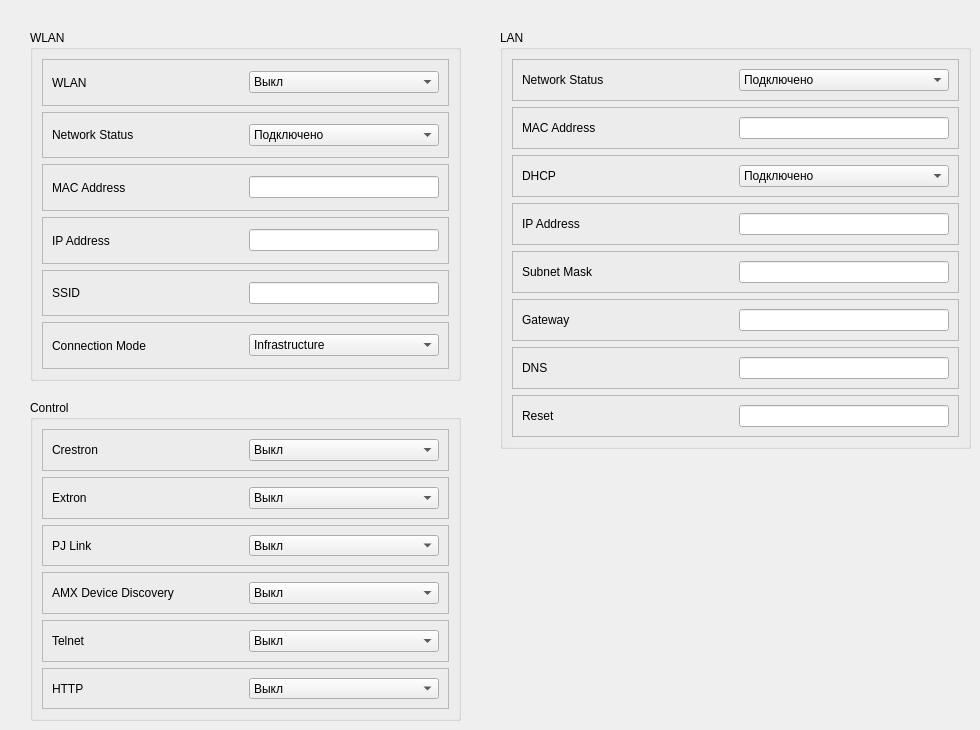
      <widget class="QWidget" name="tab_16">
       <attribute name="title">
        <string>Network</string>
       </attribute>
       <widget class="QGroupBox" name="WLAN">
        <property name="geometry">
         <rect>
          <x>30</x>
          <y>30</y>
          <width>431</width>
          <height>351</height>
         </rect>
        </property>
        <property name="title">
         <string>WLAN</string>
        </property>
        <layout class="QVBoxLayout" name="verticalLayout_2">
         <item>
          <widget class="QFrame" name="frame_11">
           <property name="frameShape">
            <enum>QFrame::StyledPanel</enum>
           </property>
           <property name="frameShadow">
            <enum>QFrame::Raised</enum>
           </property>
           <layout class="QHBoxLayout" name="horizontalLayout_11">
            <item>
             <widget class="QLabel" name="wlan">
              <property name="text">
               <string>WLAN</string>
              </property>
             </widget>
            </item>
            <item>
             <widget class="QComboBox" name="WLAN_box">
              <item>
               <property name="text">
                <string>Выкл</string>
               </property>
              </item>
              <item>
               <property name="text">
                <string>Вкл</string>
               </property>
              </item>
             </widget>
            </item>
           </layout>
          </widget>
         </item>
         <item>
          <widget class="QFrame" name="frame_12">
           <property name="frameShape">
            <enum>QFrame::StyledPanel</enum>
           </property>
           <property name="frameShadow">
            <enum>QFrame::Raised</enum>
           </property>
           <layout class="QHBoxLayout" name="horizontalLayout_12">
            <item>
             <widget class="QLabel" name="label_12">
              <property name="text">
               <string>Network Status</string>
              </property>
             </widget>
            </item>
            <item>
             <widget class="QComboBox" name="Network_Status_box">
              <item>
               <property name="text">
                <string>Подключено</string>
               </property>
              </item>
              <item>
               <property name="text">
                <string>Не подключено</string>
               </property>
              </item>
             </widget>
            </item>
           </layout>
          </widget>
         </item>
         <item>
          <widget class="QFrame" name="frame_14">
           <property name="frameShape">
            <enum>QFrame::StyledPanel</enum>
           </property>
           <property name="frameShadow">
            <enum>QFrame::Raised</enum>
           </property>
           <layout class="QHBoxLayout" name="horizontalLayout_14">
            <item>
             <widget class="QLabel" name="label_14">
              <property name="text">
               <string>MAC Address</string>
              </property>
             </widget>
            </item>
            <item>
             <widget class="QLineEdit" name="lineEdit">
              <property name="sizePolicy">
               <sizepolicy hsizetype="Minimum" vsizetype="Fixed">
                <horstretch>0</horstretch>
                <verstretch>0</verstretch>
               </sizepolicy>
              </property>
             </widget>
            </item>
           </layout>
          </widget>
         </item>
         <item>
          <widget class="QFrame" name="frame_15">
           <property name="frameShape">
            <enum>QFrame::StyledPanel</enum>
           </property>
           <property name="frameShadow">
            <enum>QFrame::Raised</enum>
           </property>
           <layout class="QHBoxLayout" name="horizontalLayout_15">
            <item>
             <widget class="QLabel" name="label_15">
              <property name="text">
               <string>IP Address</string>
              </property>
             </widget>
            </item>
            <item>
             <widget class="QLineEdit" name="lineEdit_2">
              <property name="sizePolicy">
               <sizepolicy hsizetype="Minimum" vsizetype="Fixed">
                <horstretch>0</horstretch>
                <verstretch>0</verstretch>
               </sizepolicy>
              </property>
             </widget>
            </item>
           </layout>
          </widget>
         </item>
         <item>
          <widget class="QFrame" name="frame_17">
           <property name="frameShape">
            <enum>QFrame::StyledPanel</enum>
           </property>
           <property name="frameShadow">
            <enum>QFrame::Raised</enum>
           </property>
           <layout class="QHBoxLayout" name="horizontalLayout_17">
            <item>
             <widget class="QLabel" name="label_17">
              <property name="text">
               <string>SSID</string>
              </property>
             </widget>
            </item>
            <item>
             <widget class="QLineEdit" name="lineEdit_3">
              <property name="sizePolicy">
               <sizepolicy hsizetype="Minimum" vsizetype="Fixed">
                <horstretch>0</horstretch>
                <verstretch>0</verstretch>
               </sizepolicy>
              </property>
             </widget>
            </item>
           </layout>
          </widget>
         </item>
         <item>
          <widget class="QFrame" name="frame_16">
           <property name="frameShape">
            <enum>QFrame::StyledPanel</enum>
           </property>
           <property name="frameShadow">
            <enum>QFrame::Raised</enum>
           </property>
           <layout class="QHBoxLayout" name="horizontalLayout_16">
            <item>
             <widget class="QLabel" name="label_16">
              <property name="text">
               <string>Connection Mode</string>
              </property>
             </widget>
            </item>
            <item>
             <widget class="QComboBox" name="Connection_mode">
              <item>
               <property name="text">
                <string>Infrastructure</string>
               </property>
              </item>
              <item>
               <property name="text">
                <string>Ad-hoc</string>
               </property>
              </item>
             </widget>
            </item>
           </layout>
          </widget>
         </item>
        </layout>
       </widget>
       <widget class="QGroupBox" name="Lan">
        <property name="geometry">
         <rect>
          <x>500</x>
          <y>30</y>
          <width>471</width>
          <height>419</height>
         </rect>
        </property>
        <property name="title">
         <string>LAN</string>
        </property>
        <layout class="QVBoxLayout" name="verticalLayout_3">
         <item>
          <widget class="QFrame" name="frame_13">
           <property name="frameShape">
            <enum>QFrame::StyledPanel</enum>
           </property>
           <property name="frameShadow">
            <enum>QFrame::Raised</enum>
           </property>
           <layout class="QHBoxLayout" name="horizontalLayout_13">
            <item>
             <widget class="QLabel" name="label_13">
              <property name="text">
               <string>Network Status</string>
              </property>
             </widget>
            </item>
            <item>
             <widget class="QComboBox" name="Network_status_box">
              <item>
               <property name="text">
                <string>Подключено</string>
               </property>
              </item>
              <item>
               <property name="text">
                <string>Не подключено</string>
               </property>
              </item>
             </widget>
            </item>
           </layout>
          </widget>
         </item>
         <item>
          <widget class="QFrame" name="frame_18">
           <property name="frameShape">
            <enum>QFrame::StyledPanel</enum>
           </property>
           <property name="frameShadow">
            <enum>QFrame::Raised</enum>
           </property>
           <layout class="QHBoxLayout" name="horizontalLayout_18">
            <item>
             <widget class="QLabel" name="label_18">
              <property name="text">
               <string>MAC Address</string>
              </property>
             </widget>
            </item>
            <item>
             <widget class="QLineEdit" name="lineEdit_9">
              <property name="sizePolicy">
               <sizepolicy hsizetype="Minimum" vsizetype="Fixed">
                <horstretch>0</horstretch>
                <verstretch>0</verstretch>
               </sizepolicy>
              </property>
             </widget>
            </item>
           </layout>
          </widget>
         </item>
         <item>
          <widget class="QFrame" name="frame_19">
           <property name="frameShape">
            <enum>QFrame::StyledPanel</enum>
           </property>
           <property name="frameShadow">
            <enum>QFrame::Raised</enum>
           </property>
           <layout class="QHBoxLayout" name="horizontalLayout_19">
            <item>
             <widget class="QLabel" name="label_19">
              <property name="text">
               <string>DHCP</string>
              </property>
             </widget>
            </item>
            <item>
             <widget class="QComboBox" name="DHCP_box">
              <item>
               <property name="text">
                <string>Подключено</string>
               </property>
              </item>
              <item>
               <property name="text">
                <string>Не подключено</string>
               </property>
              </item>
             </widget>
            </item>
           </layout>
          </widget>
         </item>
         <item>
          <widget class="QFrame" name="frame_20">
           <property name="frameShape">
            <enum>QFrame::StyledPanel</enum>
           </property>
           <property name="frameShadow">
            <enum>QFrame::Raised</enum>
           </property>
           <layout class="QHBoxLayout" name="horizontalLayout_20">
            <item>
             <widget class="QLabel" name="label_20">
              <property name="text">
               <string>IP Address</string>
              </property>
             </widget>
            </item>
            <item>
             <widget class="QLineEdit" name="lineEdit_8">
              <property name="sizePolicy">
               <sizepolicy hsizetype="Minimum" vsizetype="Fixed">
                <horstretch>0</horstretch>
                <verstretch>0</verstretch>
               </sizepolicy>
              </property>
             </widget>
            </item>
           </layout>
          </widget>
         </item>
         <item>
          <widget class="QFrame" name="frame_22">
           <property name="frameShape">
            <enum>QFrame::StyledPanel</enum>
           </property>
           <property name="frameShadow">
            <enum>QFrame::Raised</enum>
           </property>
           <layout class="QHBoxLayout" name="horizontalLayout_22">
            <item>
             <widget class="QLabel" name="label_22">
              <property name="text">
               <string>Subnet Mask</string>
              </property>
             </widget>
            </item>
            <item>
             <widget class="QLineEdit" name="lineEdit_7">
              <property name="sizePolicy">
               <sizepolicy hsizetype="Minimum" vsizetype="Fixed">
                <horstretch>0</horstretch>
                <verstretch>0</verstretch>
               </sizepolicy>
              </property>
             </widget>
            </item>
           </layout>
          </widget>
         </item>
         <item>
          <widget class="QFrame" name="frame_21">
           <property name="frameShape">
            <enum>QFrame::StyledPanel</enum>
           </property>
           <property name="frameShadow">
            <enum>QFrame::Raised</enum>
           </property>
           <layout class="QHBoxLayout" name="horizontalLayout_21">
            <item>
             <widget class="QLabel" name="label_21">
              <property name="text">
               <string>Gateway</string>
              </property>
             </widget>
            </item>
            <item>
             <widget class="QLineEdit" name="lineEdit_6">
              <property name="sizePolicy">
               <sizepolicy hsizetype="Minimum" vsizetype="Fixed">
                <horstretch>0</horstretch>
                <verstretch>0</verstretch>
               </sizepolicy>
              </property>
             </widget>
            </item>
           </layout>
          </widget>
         </item>
         <item>
          <widget class="QFrame" name="frame_23">
           <property name="frameShape">
            <enum>QFrame::StyledPanel</enum>
           </property>
           <property name="frameShadow">
            <enum>QFrame::Raised</enum>
           </property>
           <layout class="QHBoxLayout" name="horizontalLayout_23">
            <item>
             <widget class="QLabel" name="label_23">
              <property name="text">
               <string>DNS</string>
              </property>
             </widget>
            </item>
            <item>
             <widget class="QLineEdit" name="lineEdit_5">
              <property name="sizePolicy">
               <sizepolicy hsizetype="Minimum" vsizetype="Fixed">
                <horstretch>0</horstretch>
                <verstretch>0</verstretch>
               </sizepolicy>
              </property>
             </widget>
            </item>
           </layout>
          </widget>
         </item>
         <item>
          <widget class="QFrame" name="frame_24">
           <property name="frameShape">
            <enum>QFrame::StyledPanel</enum>
           </property>
           <property name="frameShadow">
            <enum>QFrame::Raised</enum>
           </property>
           <layout class="QHBoxLayout" name="horizontalLayout_24">
            <item>
             <widget class="QLabel" name="label_24">
              <property name="text">
               <string>Reset</string>
              </property>
             </widget>
            </item>
            <item>
             <widget class="QLineEdit" name="lineEdit_4">
              <property name="sizePolicy">
               <sizepolicy hsizetype="Minimum" vsizetype="Fixed">
                <horstretch>0</horstretch>
                <verstretch>0</verstretch>
               </sizepolicy>
              </property>
             </widget>
            </item>
           </layout>
          </widget>
         </item>
        </layout>
       </widget>
       <widget class="QGroupBox" name="Control">
        <property name="geometry">
         <rect>
          <x>30</x>
          <y>400</y>
          <width>431</width>
          <height>321</height>
         </rect>
        </property>
        <property name="title">
         <string>Control</string>
        </property>
        <layout class="QVBoxLayout" name="verticalLayout">
         <item>
          <widget class="QFrame" name="frame_4">
           <property name="frameShape">
            <enum>QFrame::StyledPanel</enum>
           </property>
           <property name="frameShadow">
            <enum>QFrame::Raised</enum>
           </property>
           <layout class="QHBoxLayout" name="horizontalLayout_4">
            <item>
             <widget class="QLabel" name="label_4">
              <property name="text">
               <string>Crestron</string>
              </property>
             </widget>
            </item>
            <item>
             <widget class="QComboBox" name="Crestron_box">
              <item>
               <property name="text">
                <string>Выкл</string>
               </property>
              </item>
              <item>
               <property name="text">
                <string>Вкл</string>
               </property>
              </item>
             </widget>
            </item>
           </layout>
          </widget>
         </item>
         <item>
          <widget class="QFrame" name="frame_6">
           <property name="frameShape">
            <enum>QFrame::StyledPanel</enum>
           </property>
           <property name="frameShadow">
            <enum>QFrame::Raised</enum>
           </property>
           <layout class="QHBoxLayout" name="horizontalLayout_6">
            <item>
             <widget class="QLabel" name="label_6">
              <property name="text">
               <string>Extron</string>
              </property>
             </widget>
            </item>
            <item>
             <widget class="QComboBox" name="Extron_box">
              <item>
               <property name="text">
                <string>Выкл</string>
               </property>
              </item>
              <item>
               <property name="text">
                <string>Вкл</string>
               </property>
              </item>
             </widget>
            </item>
           </layout>
          </widget>
         </item>
         <item>
          <widget class="QFrame" name="frame_8">
           <property name="frameShape">
            <enum>QFrame::StyledPanel</enum>
           </property>
           <property name="frameShadow">
            <enum>QFrame::Raised</enum>
           </property>
           <layout class="QHBoxLayout" name="horizontalLayout_8">
            <item>
             <widget class="QLabel" name="label_8">
              <property name="text">
               <string>PJ Link</string>
              </property>
             </widget>
            </item>
            <item>
             <widget class="QComboBox" name="PJLink_box">
              <item>
               <property name="text">
                <string>Выкл</string>
               </property>
              </item>
              <item>
               <property name="text">
                <string>Вкл</string>
               </property>
              </item>
             </widget>
            </item>
           </layout>
          </widget>
         </item>
         <item>
          <widget class="QFrame" name="frame_5">
           <property name="frameShape">
            <enum>QFrame::StyledPanel</enum>
           </property>
           <property name="frameShadow">
            <enum>QFrame::Raised</enum>
           </property>
           <layout class="QHBoxLayout" name="horizontalLayout_5">
            <item>
             <widget class="QLabel" name="label_5">
              <property name="text">
               <string>AMX Device Discovery</string>
              </property>
             </widget>
            </item>
            <item>
             <widget class="QComboBox" name="AMX_Device_Discovery_box">
              <item>
               <property name="text">
                <string>Выкл</string>
               </property>
              </item>
              <item>
               <property name="text">
                <string>Вкл</string>
               </property>
              </item>
             </widget>
            </item>
           </layout>
          </widget>
         </item>
         <item>
          <widget class="QFrame" name="frame_9">
           <property name="frameShape">
            <enum>QFrame::StyledPanel</enum>
           </property>
           <property name="frameShadow">
            <enum>QFrame::Raised</enum>
           </property>
           <layout class="QHBoxLayout" name="horizontalLayout_9">
            <item>
             <widget class="QLabel" name="label_9">
              <property name="text">
               <string>Telnet</string>
              </property>
             </widget>
            </item>
            <item>
             <widget class="QComboBox" name="Telnet_box">
              <item>
               <property name="text">
                <string>Выкл</string>
               </property>
              </item>
              <item>
               <property name="text">
                <string>Вкл</string>
               </property>
              </item>
             </widget>
            </item>
           </layout>
          </widget>
         </item>
         <item>
          <widget class="QFrame" name="frame_10">
           <property name="frameShape">
            <enum>QFrame::StyledPanel</enum>
           </property>
           <property name="frameShadow">
            <enum>QFrame::Raised</enum>
           </property>
           <layout class="QHBoxLayout" name="horizontalLayout_10">
            <item>
             <widget class="QLabel" name="label_10">
              <property name="text">
               <string>HTTP</string>
              </property>
             </widget>
            </item>
            <item>
             <widget class="QComboBox" name="HTTP_box">
              <item>
               <property name="text">
                <string>Выкл</string>
               </property>
              </item>
              <item>
               <property name="text">
                <string>Вкл</string>
               </property>
              </item>
             </widget>
            </item>
           </layout>
          </widget>
         </item>
        </layout>
       </widget>
      </widget>
